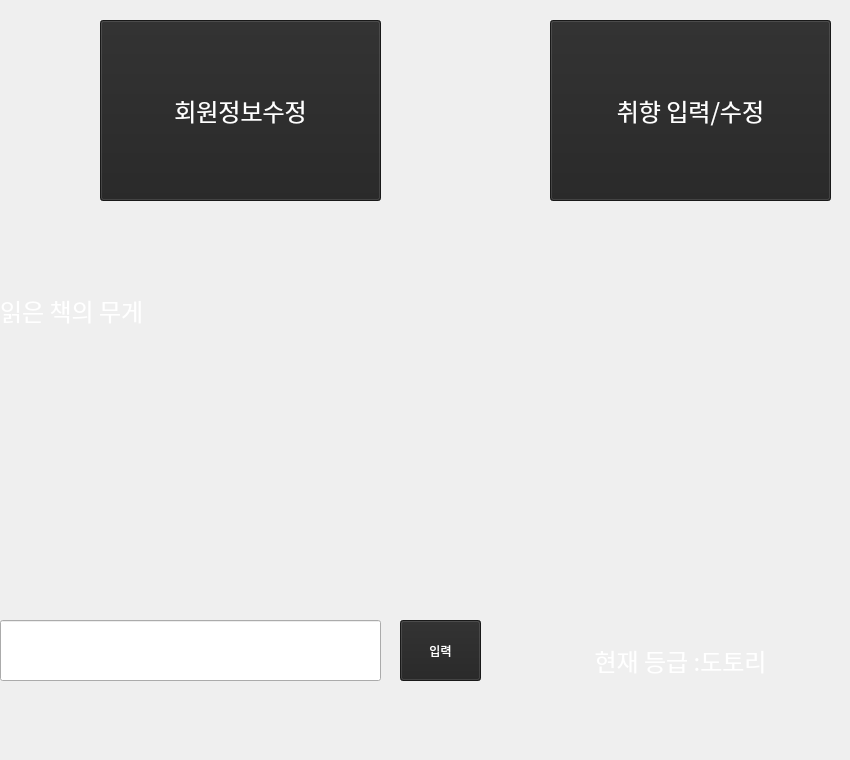
            <widget class="QWidget" name="user_page">
             <widget class="QPushButton" name="btn_taste_input">
              <property name="geometry">
               <rect>
                <x>550</x>
                <y>20</y>
                <width>281</width>
                <height>181</height>
               </rect>
              </property>
              <property name="minimumSize">
               <size>
                <width>0</width>
                <height>150</height>
               </size>
              </property>
              <property name="font">
               <font>
                <family>배달의민족 도현</family>
                <pointsize>18</pointsize>
                <weight>50</weight>
                <italic>false</italic>
                <bold>false</bold>
               </font>
              </property>
              <property name="styleSheet">
               <string notr="true">background-color:rgb(35,35,35);
color: rgb(255, 255, 255);
font: 18pt &quot;배달의민족 도현&quot;;</string>
              </property>
              <property name="text">
               <string>취향 입력/수정</string>
              </property>
             </widget>
             <widget class="QPushButton" name="btn_user_info_change">
              <property name="geometry">
               <rect>
                <x>100</x>
                <y>20</y>
                <width>281</width>
                <height>181</height>
               </rect>
              </property>
              <property name="minimumSize">
               <size>
                <width>0</width>
                <height>150</height>
               </size>
              </property>
              <property name="font">
               <font>
                <family>배달의민족 도현</family>
                <pointsize>18</pointsize>
                <weight>50</weight>
                <italic>false</italic>
                <bold>false</bold>
               </font>
              </property>
              <property name="styleSheet">
               <string notr="true">background-color:rgb(35,35,35);
color: rgb(255, 255, 255);
font: 18pt &quot;배달의민족 도현&quot;;</string>
              </property>
              <property name="text">
               <string>회원정보수정</string>
              </property>
             </widget>
             <widget class="QLabel" name="babo_label">
              <property name="geometry">
               <rect>
                <x>25</x>
                <y>458</y>
                <width>16</width>
                <height>16</height>
               </rect>
              </property>
              <property name="text">
               <string/>
              </property>
             </widget>
             <widget class="QLabel" name="label_2">
              <property name="geometry">
               <rect>
                <x>540</x>
                <y>270</y>
                <width>301</width>
                <height>81</height>
               </rect>
              </property>
              <property name="font">
               <font>
                <family>배달의민족 도현</family>
                <pointsize>18</pointsize>
                <weight>50</weight>
                <italic>false</italic>
                <bold>false</bold>
               </font>
              </property>
              <property name="styleSheet">
               <string notr="true">color: rgb(255, 255, 255);
font: 18pt &quot;배달의민족 도현&quot;;</string>
              </property>
              <property name="text">
               <string/>
              </property>
              <property name="alignment">
               <set>Qt::AlignCenter</set>
              </property>
             </widget>
             <widget class="QLabel" name="label_3">
              <property name="geometry">
               <rect>
                <x>0</x>
                <y>270</y>
                <width>261</width>
                <height>81</height>
               </rect>
              </property>
              <property name="font">
               <font>
                <family>배달의민족 도현</family>
                <pointsize>18</pointsize>
                <weight>50</weight>
                <italic>false</italic>
                <bold>false</bold>
               </font>
              </property>
              <property name="styleSheet">
               <string notr="true">color: rgb(255, 255, 255);
font: 18pt &quot;배달의민족 도현&quot;;</string>
              </property>
              <property name="text">
               <string>읽은 책의 무게</string>
              </property>
              <property name="alignment">
               <set>Qt::AlignLeading|Qt::AlignLeft|Qt::AlignVCenter</set>
              </property>
             </widget>
             <widget class="QLineEdit" name="read_book">
              <property name="geometry">
               <rect>
                <x>0</x>
                <y>620</y>
                <width>381</width>
                <height>61</height>
               </rect>
              </property>
              <property name="font">
               <font>
                <family>배달의민족 도현</family>
                <pointsize>18</pointsize>
                <weight>50</weight>
                <italic>false</italic>
                <bold>false</bold>
               </font>
              </property>
              <property name="styleSheet">
               <string notr="true">color: rgb(255, 255, 255);
font: 18pt &quot;배달의민족 도현&quot;;</string>
              </property>
             </widget>
             <widget class="QPushButton" name="btn_read_book">
              <property name="geometry">
               <rect>
                <x>400</x>
                <y>620</y>
                <width>81</width>
                <height>61</height>
               </rect>
              </property>
              <property name="styleSheet">
               <string notr="true">background-color:rgb(35,35,35);
color: rgb(255, 255, 255);
font: 18pt &quot;배달의민족 도현&quot;;</string>
              </property>
              <property name="text">
               <string>입력</string>
              </property>
             </widget>
             <widget class="QLabel" name="label_5">
              <property name="geometry">
               <rect>
                <x>0</x>
                <y>370</y>
                <width>470</width>
                <height>240</height>
               </rect>
              </property>
              <property name="text">
               <string/>
              </property>
             </widget>
             <widget class="QLabel" name="user_k">
              <property name="geometry">
               <rect>
                <x>550</x>
                <y>620</y>
                <width>261</width>
                <height>81</height>
               </rect>
              </property>
              <property name="font">
               <font>
                <family>배달의민족 도현</family>
                <pointsize>18</pointsize>
                <weight>50</weight>
                <italic>false</italic>
                <bold>false</bold>
               </font>
              </property>
              <property name="styleSheet">
               <string notr="true">color: rgb(255, 255, 255);
font: 18pt &quot;배달의민족 도현&quot;;</string>
              </property>
              <property name="text">
               <string>현재 등급 :도토리</string>
              </property>
              <property name="alignment">
               <set>Qt::AlignCenter</set>
              </property>
             </widget>
             <widget class="QLabel" name="user_weight">
              <property name="geometry">
               <rect>
                <x>540</x>
                <y>700</y>
                <width>281</width>
                <height>51</height>
               </rect>
              </property>
              <property name="font">
               <font>
                <family>배달의민족 도현</family>
                <pointsize>18</pointsize>
                <weight>50</weight>
                <italic>false</italic>
                <bold>false</bold>
               </font>
              </property>
              <property name="styleSheet">
               <string notr="true">color: rgb(255, 255, 255);
font: 18pt &quot;배달의민족 도현&quot;;</string>
              </property>
              <property name="text">
               <string/>
              </property>
              <property name="alignment">
               <set>Qt::AlignCenter</set>
              </property>
             </widget>
             <widget class="QLabel" name="label_a">
              <property name="geometry">
               <rect>
                <x>550</x>
                <y>370</y>
                <width>291</width>
                <height>231</height>
               </rect>
              </property>
              <property name="text">
               <string/>
              </property>
             </widget>
            </widget>
